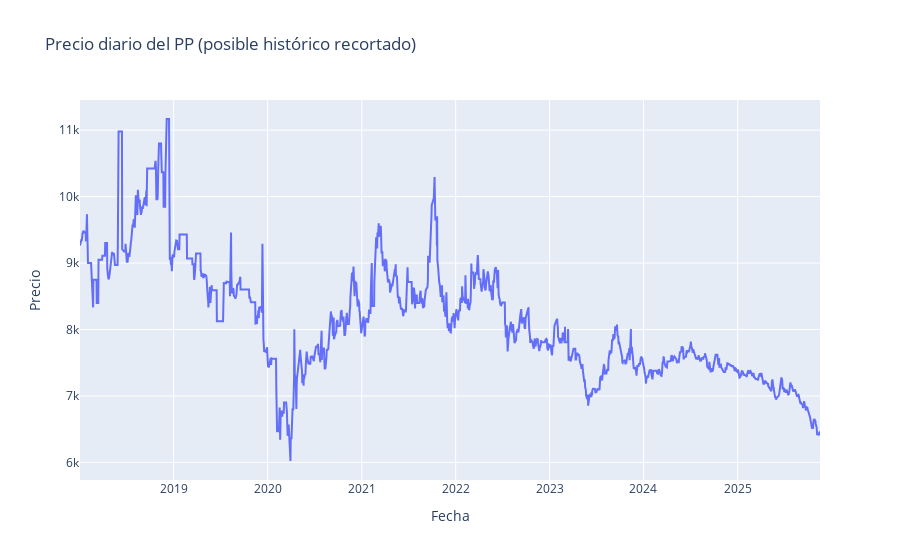
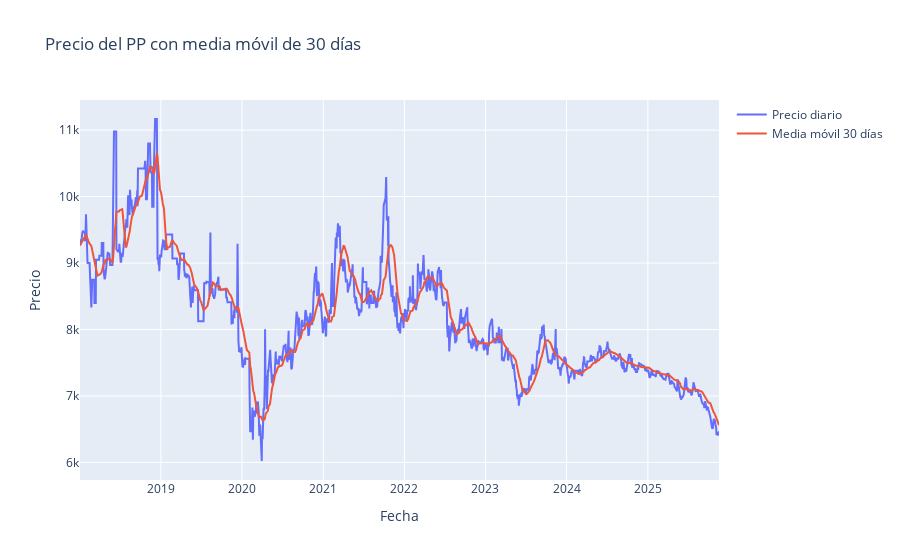

Notebook source saved alongside these figures, in order:
### Code cell
# Agregar media móvil de 30 días
df["MA_30"] = df["Price"].rolling(window=30, min_periods=1).mean()

# 1) Precio vs tiempo (recortado)
fig = go.Figure()
fig.add_trace(go.Scatter(
    x=df["Date"], y=df["Price"],
    mode="lines", name="Precio diario"
))
fig.update_layout(
    title="Precio diario del PP (posible histórico recortado)",
    xaxis_title="Fecha",
    yaxis_title="Precio"
)
fig.show()

# 2) Precio + media móvil 30 días
fig = go.Figure()
fig.add_trace(go.Scatter(
    x=df["Date"], y=df["Price"],
    mode="lines", name="Precio diario"
))
fig.add_trace(go.Scatter(
    x=df["Date"], y=df["MA_30"],
    mode="lines", name="Media móvil 30 días"
))
fig.update_layout(
    title="Precio del PP con media móvil de 30 días",
    xaxis_title="Fecha",
    yaxis_title="Precio"
)
fig.show()

### Figure 1 — Plotly figure (JSON) as saved in the notebook; plotly's stock layout.template omitted (floating-point values rounded to 4 significant figures; data arrays with more than 128 entries replaced by an {"elided": "..."} marker saying what was removed)
{"data": [{"mode": "lines", "name": "Precio diario", "type": "scatter", "x": {"elided": "1817 str values"}, "y": {"elided": "1817 float values"}}], "layout": {"title": {"text": "Precio diario del PP (posible histórico recortado)"}, "xaxis": {"title": {"text": "Fecha"}}, "yaxis": {"title": {"text": "Precio"}}}}

### Figure 2 — Plotly figure (JSON) as saved in the notebook; plotly's stock layout.template omitted (floating-point values rounded to 4 significant figures; data arrays with more than 128 entries replaced by an {"elided": "..."} marker saying what was removed)
{"data": [{"mode": "lines", "name": "Precio diario", "type": "scatter", "x": {"elided": "1817 str values"}, "y": {"elided": "1817 float values"}}, {"mode": "lines", "name": "Media móvil 30 días", "type": "scatter", "x": {"elided": "1817 str values"}, "y": {"elided": "1817 float values"}}], "layout": {"title": {"text": "Precio del PP con media móvil de 30 días"}, "xaxis": {"title": {"text": "Fecha"}}, "yaxis": {"title": {"text": "Precio"}}}}
